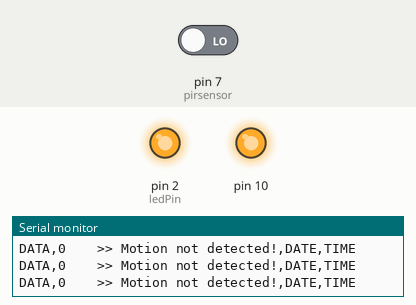
Recording of a sketch running on a simulated Arduino Uno, built with avr-gcc and run on an emulated ATmega328P. Shown: output pins drawn as LEDs (lit = HIGH), the last lines printed to the serial monitor. The inputs (shaded band) are chosen by the test bench; at power-on: pin 7 (pirsensor) LOW. The local clock reads 2024-03-15 10:24:30 at power-on unless the sketch sets it.

Above: at 8.8 s.
8.9 s: pin 7 (pirsensor) driven HIGH
At 12.4 s:
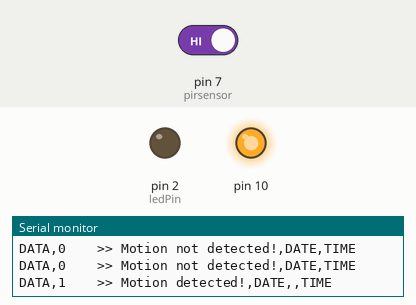
14.5 s: pin 7 (pirsensor) driven LOW
At 18.4 s:
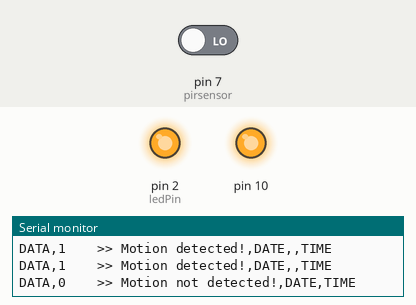
Timing chart, 0 to 19.9 s (numbered marks = the images above; inputs shaded):
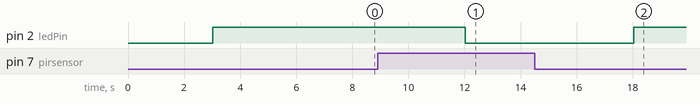

The sketch:

Project.ino
```cpp
#include <Arduino.h>
#include <Wire.h>   // Include library Wire
#include "RTClib.h" // Include libary RTClib
#include <SPI.h>    // Include library SPI
#include <SD.h>     // Include library SD

//declare sd card and rtc input value
RTC_DS1307 rtc;

char daysOfTheWeek[7][12] = {"Sunday", "Monday", "Tuesday", "Wednesday", "Thursday", "Friday", "Saturday"};

//declare sensor input
int pirsensor = 7;              // choose the input pin (for PIR sensor)
int ledPin = 2;                 // choose the pin for the LED

//declare sensor value
int pirState = LOW;
int val = 0;

//decalre counter time & reset
const unsigned long eventInterval = 8000;
unsigned long previousTime = 0;


//////////////////////////////////////////////////////////////////////


void setup() {
  Serial.begin(9600);

///////////////////////////SD CARD & RTC////////////////////////////////
  SPI.begin();
  Serial.println("CLEARSHEET");
  Serial.println("LABEL, Data, Tanggal, Waktu");

  rtc.begin();
///////////////////////////PIR DAN LED////////////////////////////////

  pinMode(ledPin, OUTPUT);      // declare LED as output
  pinMode(pirsensor, INPUT);     // declare sensor as input

}

void loop() {

///////////////////////////PIR DAN LED, COUNTER////////////////////////////////
  char buffer1[56];
  unsigned long currentTime = millis();

  DateTime now = rtc.now();

  val = digitalRead(pirsensor);      // read input value

  if (val == HIGH) {                // check if the input is HIGH
    digitalWrite(ledPin, LOW);     // turn LED ON

    Serial.print("DATA,");
    Serial.print(val);
    Serial.print("\t  >> Motion detected!");
    Serial.print(",");
    Serial.print("DATE,");
    Serial.print(",");
    Serial.print("TIME");
    Serial.println("");

    if (currentTime - previousTime >= eventInterval) {
    	previousTime = currentTime;
    }
  }

  else if(val == LOW) {
    Serial.print("DATA,");
    Serial.print(val);
    Serial.print("\t  >> Motion not detected!");
    Serial.print(",");
    Serial.print("DATE");
    Serial.print(",");
    Serial.print("TIME");
    Serial.println("");

    delay(3000);
    digitalWrite(ledPin, HIGH);
  }


  delay(1000);

}
```

Measured:
- after the input at 8.9 s, pin 2 (ledPin): HIGH → LOW after 3.1 s
- after the input at 14.5 s, pin 2 (ledPin): LOW → HIGH after 3.5 s
